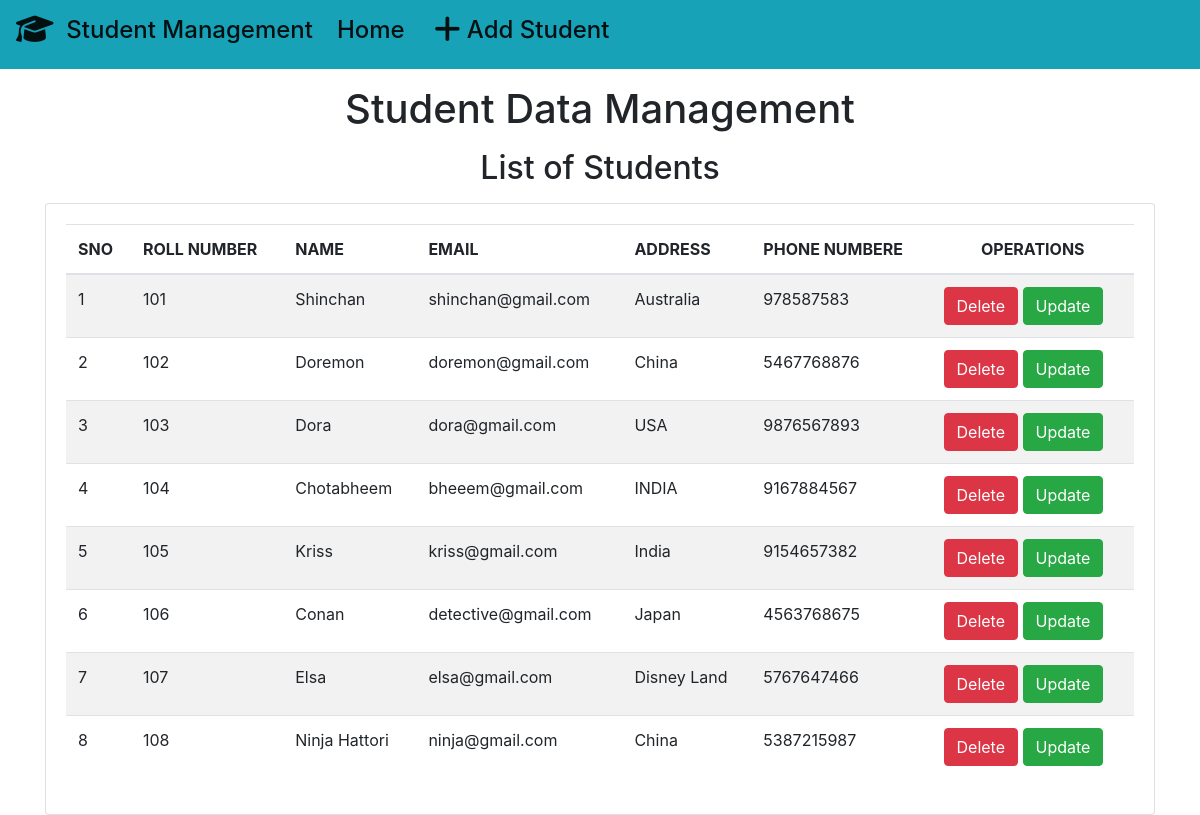
/std/, run on the app's committed database.
### student/models.py (models this page shows)
class Student(models.Model):
    roll=models.CharField(max_length=100)
    name=models.CharField(max_length=50)
    email=models.CharField(max_length=150)
    address=models.CharField(max_length=200)
    phone=models.CharField(max_length=10)

### student/views.py (the view)
# urls.py: path('',home),
def home(request):
    std=Student.objects.all()
    return render(request, 'std/home.html',{'std':std})

### templates/std/home.html (shortened to what this page needs)
<!doctype html>
<html lang="en">
  <head>
    <link rel="stylesheet" href="https://cdn.jsdelivr.net/npm/bootstrap@4.4.1/dist/css/bootstrap.min.css">
  </head>
  <body>
    {% include 'std/navbar.html' %}
    <h1 class="text-center my-3">Student Data Management </h1>
    <h2 class="text-center my-3">List of Students</h2>
    <div class="container">
      <div class="row">
        <div class="col-md-12">
          <div class="card">
            <div class="card-body">
              <table class="table table-striped">
                <thead>
                  <tr>
                    <th>SNO</th>
                    <th>ROLL NUMBER</th>
                    <th>NAME</th>
                    <th>EMAIL</th>
                    <th>ADDRESS</th>
                    <th>PHONE NUMBERE</th>
                    <th><center>OPERATIONS</center></th>
                  </tr>
                </thead>
                <tbody>
                  {% for s in std %}
                  <tr>
                    <td>{{forloop.counter}}</td>
                    <td>{{s.roll}}</td>
                    <td>{{s.name}}</td>
                    <td>{{s.email}}</td>
                    <td>{{s.address}}</td>
                    <td>{{s.phone}}</td>
                    <td>
                      <a href="/std/delete-std/{{s.id}}" class="btn btn-danger md-sm">Delete</a>
                      <a href="/std/update-std/{{s.id}}" class="btn btn-success md-sm">Update</a>
                    </td>
                  </tr>
                  {% endfor %}
                </tbody>
              </table>
              </div>
            </div>
          </div>
        </div>
      </div>
  </body>
</html>

### templates/std/navbar.html (shortened to what this page needs)
<!DOCTYPE html>
<html lang="en">
<head>
  <link rel="stylesheet" href="https://cdnjs.cloudflare.com/ajax/libs/font-awesome/6.4.2/css/all.min.css" /></head>
<body>
<nav class="navbar navbar-expand-lg navbar-light bg-info ">
    <a class="navbar-brand" href="/std/home/">
      <h4><i class="fa-solid fa-graduation-cap fa-lg"></i> &nbsp;Student Management</h4></a>
    <div class="collapse navbar-collapse" id="navbarSupportedContent">
      <ul class="navbar-nav mr-auto">
        <li class="nav-item active">
          <a class="nav-link" href="/std/home" font-size="400px"><h4>Home</h4> <span class="sr-only">(current)</span></a>
        </li>
        <li class="nav-item active">
            <a class="nav-link" href="/std/add-std/" font-size="400px"><h4><i class="fa-solid fa-plus fa-lg"></i>&nbsp;Add Student</h4> <span class="sr-only">(current)</span></a>
          </li>
    </div>
  </nav>
</body>
</html>

### data on the page
Student: roll "101", name "Shinchan", email "shinchan@gmail.com", address "Australia", phone "978587583"
Student: roll "102", name "Doremon", email "doremon@gmail.com", address "China", phone "5467768876"
Student: roll "103", name "Dora", email "dora@gmail.com", address "USA", phone "9876567893"
Student: roll "104", name "Chotabheem", email "bheeem@gmail.com", address "INDIA", phone "9167884567"
Student: roll "105", name "Kriss", email "kriss@gmail.com", address "India", phone "9154657382"
Student: roll "106", name "Conan", email "detective@gmail.com", address "Japan", phone "4563768675"
Student: roll "107", name "Elsa", email "elsa@gmail.com", address "Disney Land", phone "5767647466"
Student: roll "108", name "Ninja Hattori", email "ninja@gmail.com", address "China", phone "5387215987"
